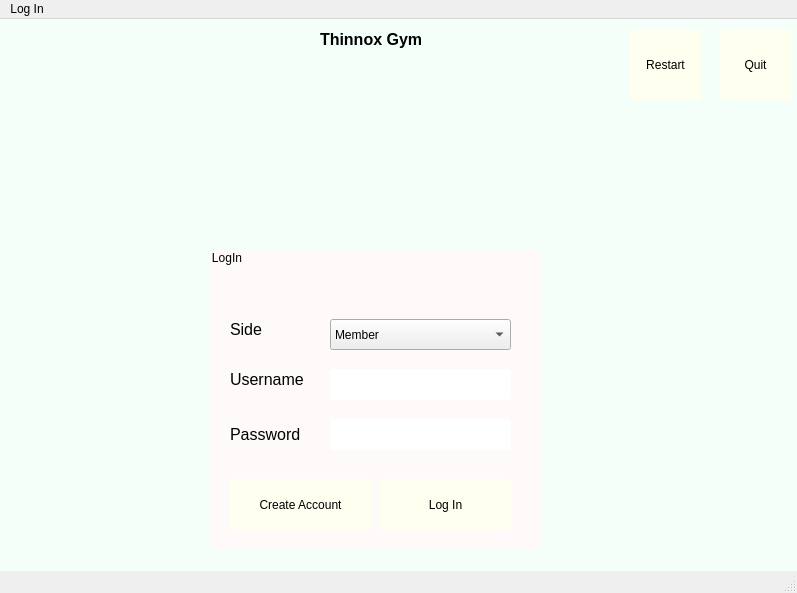
<?xml version="1.0" encoding="UTF-8"?>
<ui version="4.0">
 <class>MainWindow</class>
 <widget class="QMainWindow" name="MainWindow">
  <property name="geometry">
   <rect>
    <x>0</x>
    <y>0</y>
    <width>797</width>
    <height>593</height>
   </rect>
  </property>
  <property name="sizePolicy">
   <sizepolicy hsizetype="Fixed" vsizetype="Fixed">
    <horstretch>0</horstretch>
    <verstretch>0</verstretch>
   </sizepolicy>
  </property>
  <property name="windowTitle">
   <string>MainWindow</string>
  </property>
  <property name="styleSheet">
   <string notr="true">#centralwidget  {background-color: rgb(245,255,250)}
#logInBox
{
	background-color: rgb(255,250,250);
	border-radius: 8px;
}

QLabel { color: black; }
QLineEdit { border-radius: 3px}

QPushButton
{
	color: black;
	font: 12pt &quot;Segoe UI&quot; bold;
	background-color: rgb(255,255,240);
	border-width: 2px;
    border-radius:3px;
}

QPushButton:hover {background-color: rgb(255,222,173)}
 </string>
  </property>
  <widget class="QWidget" name="centralwidget">
   <property name="styleSheet">
    <string notr="true"/>
   </property>
   <widget class="QGroupBox" name="logInBox">
    <property name="geometry">
     <rect>
      <x>210</x>
      <y>230</y>
      <width>331</width>
      <height>301</height>
     </rect>
    </property>
    <property name="title">
     <string>LogIn</string>
    </property>
    <widget class="QComboBox" name="sideChoiceComboBox">
     <property name="geometry">
      <rect>
       <x>120</x>
       <y>70</y>
       <width>181</width>
       <height>31</height>
      </rect>
     </property>
     <item>
      <property name="text">
       <string>Member</string>
      </property>
     </item>
     <item>
      <property name="text">
       <string>Employee</string>
      </property>
     </item>
    </widget>
    <widget class="QLineEdit" name="usernameLineEdit">
     <property name="geometry">
      <rect>
       <x>120</x>
       <y>120</y>
       <width>181</width>
       <height>31</height>
      </rect>
     </property>
     <property name="text">
      <string/>
     </property>
     <property name="maxLength">
      <number>20</number>
     </property>
     <property name="placeholderText">
      <string/>
     </property>
    </widget>
    <widget class="QLineEdit" name="passwordLineEdit">
     <property name="geometry">
      <rect>
       <x>120</x>
       <y>170</y>
       <width>181</width>
       <height>31</height>
      </rect>
     </property>
     <property name="inputMask">
      <string notr="true"/>
     </property>
     <property name="maxLength">
      <number>20</number>
     </property>
     <property name="echoMode">
      <enum>QLineEdit::Password</enum>
     </property>
     <property name="placeholderText">
      <string/>
     </property>
    </widget>
    <widget class="QLabel" name="sideChoiceLabel">
     <property name="geometry">
      <rect>
       <x>20</x>
       <y>70</y>
       <width>81</width>
       <height>20</height>
      </rect>
     </property>
     <property name="font">
      <font>
       <family>Segoe UI</family>
       <pointsize>12</pointsize>
      </font>
     </property>
     <property name="text">
      <string>Side</string>
     </property>
    </widget>
    <widget class="QLabel" name="usernameLabel">
     <property name="geometry">
      <rect>
       <x>20</x>
       <y>120</y>
       <width>91</width>
       <height>21</height>
      </rect>
     </property>
     <property name="font">
      <font>
       <family>Segoe UI</family>
       <pointsize>12</pointsize>
      </font>
     </property>
     <property name="text">
      <string>Username</string>
     </property>
    </widget>
    <widget class="QLabel" name="passwordLabel">
     <property name="geometry">
      <rect>
       <x>20</x>
       <y>170</y>
       <width>81</width>
       <height>31</height>
      </rect>
     </property>
     <property name="font">
      <font>
       <family>Segoe UI</family>
       <pointsize>12</pointsize>
      </font>
     </property>
     <property name="text">
      <string>Password</string>
     </property>
    </widget>
    <widget class="QPushButton" name="createPushButton">
     <property name="geometry">
      <rect>
       <x>20</x>
       <y>230</y>
       <width>141</width>
       <height>51</height>
      </rect>
     </property>
     <property name="text">
      <string>Create Account</string>
     </property>
    </widget>
    <widget class="QPushButton" name="loginPushButton">
     <property name="geometry">
      <rect>
       <x>170</x>
       <y>230</y>
       <width>131</width>
       <height>51</height>
      </rect>
     </property>
     <property name="text">
      <string>Log In</string>
     </property>
    </widget>
   </widget>
   <widget class="QPushButton" name="restartButton">
    <property name="geometry">
     <rect>
      <x>630</x>
      <y>10</y>
      <width>71</width>
      <height>71</height>
     </rect>
    </property>
    <property name="text">
     <string>Restart</string>
    </property>
   </widget>
   <widget class="QPushButton" name="quitButton">
    <property name="geometry">
     <rect>
      <x>720</x>
      <y>10</y>
      <width>71</width>
      <height>71</height>
     </rect>
    </property>
    <property name="text">
     <string>Quit</string>
    </property>
   </widget>
   <widget class="QLabel" name="currentDateTime">
    <property name="geometry">
     <rect>
      <x>10</x>
      <y>-10</y>
      <width>249</width>
      <height>49</height>
     </rect>
    </property>
    <property name="font">
     <font>
      <family>Segoe UI</family>
      <pointsize>12</pointsize>
      <bold>true</bold>
     </font>
    </property>
    <property name="text">
     <string/>
    </property>
   </widget>
   <widget class="QLabel" name="logoLabel">
    <property name="geometry">
     <rect>
      <x>270</x>
      <y>40</y>
      <width>271</width>
      <height>181</height>
     </rect>
    </property>
    <property name="text">
     <string/>
    </property>
   </widget>
   <widget class="QLabel" name="label">
    <property name="geometry">
     <rect>
      <x>320</x>
      <y>10</y>
      <width>121</width>
      <height>21</height>
     </rect>
    </property>
    <property name="font">
     <font>
      <pointsize>12</pointsize>
      <bold>true</bold>
     </font>
    </property>
    <property name="text">
     <string>Thinnox Gym</string>
    </property>
   </widget>
  </widget>
  <widget class="QMenuBar" name="menubar">
   <property name="geometry">
    <rect>
     <x>0</x>
     <y>0</y>
     <width>797</width>
     <height>22</height>
    </rect>
   </property>
   <widget class="QMenu" name="menuLog_In">
    <property name="title">
     <string>Log In</string>
    </property>
   </widget>
   <addaction name="menuLog_In"/>
  </widget>
  <widget class="QStatusBar" name="statusbar"/>
 </widget>
 <resources/>
 <connections/>
</ui>
